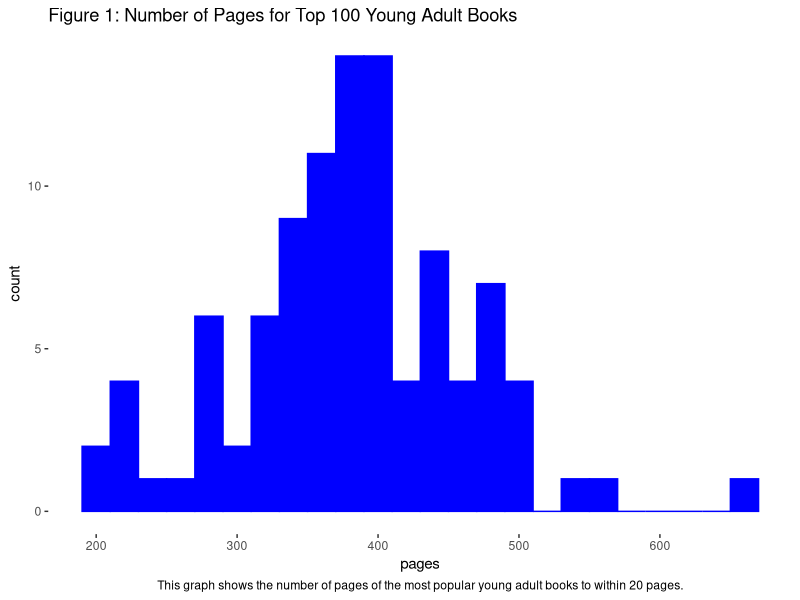
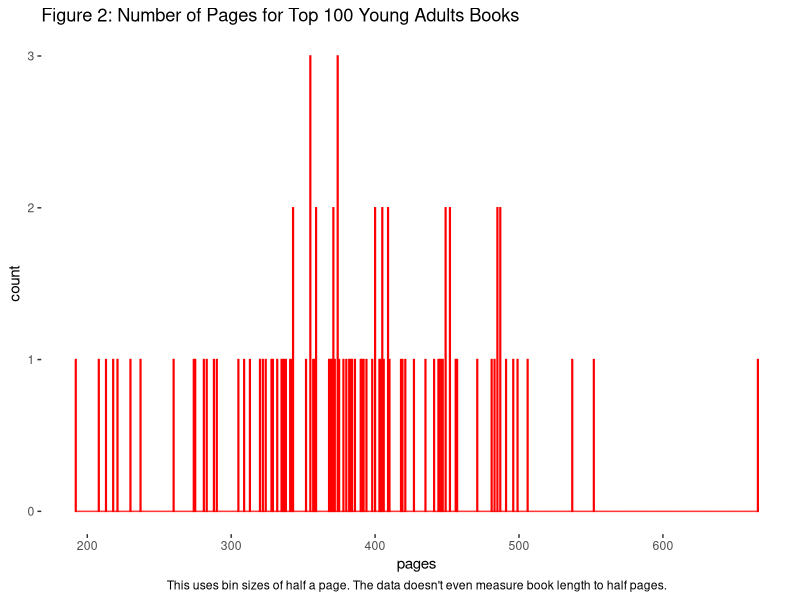

Recreate these plots in R, in order.
## ---- chunk 1
#| output: false
library(tidyverse)
## ---- chunk 2
BOOKS <- read.csv("goodreads_Top100_YoungAdultFiction1.csv")
## ---- chunk 3

## ---- chunk 4

## ---- chunk 5
#fig 3
fig_3 <- ggplot(BOOKS, aes(pages))+ geom_histogram(binwidth = 20, color="blue", fill="blue")

#Style
fig_3_titles <- labs(title = "Figure 1: Number of Pages for Top 100 Young Adult Books", 
                     caption = "This graph shows the number of pages of the most popular young adult books to within 20 pages.")
fig_3_theme <- theme(panel.background=element_rect(fill="white"), 
                     plot.caption = element_text(hjust = 0.5))

#Showing figure 4
fig_3 <- fig_3 + fig_3_titles + fig_3_theme

print(fig_3)

## ---- chunk 6
#fig 4
fig_4 <- ggplot(BOOKS, aes(pages))+ geom_histogram(binwidth = .5, color="red", fill="red")

#Style
fig_4_titles <- labs(title = "Figure 2: Number of Pages for Top 100 Young Adults Books", 
                     caption = "This uses bin sizes of half a page. The data doesn't even measure book length to half pages.")
fig_4_theme <- theme(panel.background=element_rect(fill="white"),
                     plot.caption = element_text(hjust = 0.5))

#Showing figure 4
fig_4 <- fig_4 + fig_4_titles + fig_4_theme

print(fig_4)
## ---- chunk 7

## ---- chunk 8

## ---- chunk 9

## ---- chunk 10

